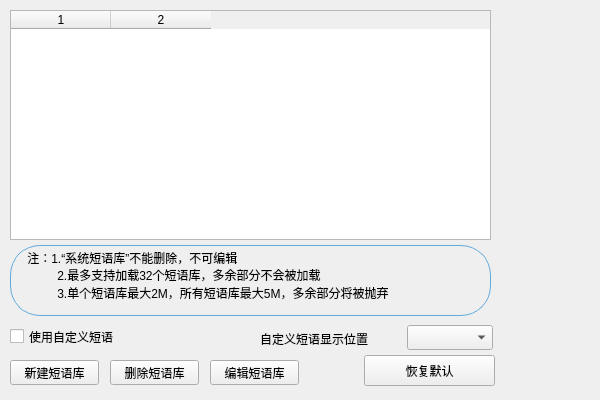
<?xml version="1.0" encoding="UTF-8"?>
<ui version="4.0">
 <class>Phrase</class>
 <widget class="QWidget" name="Phrase">
  <property name="geometry">
   <rect>
    <x>0</x>
    <y>0</y>
    <width>600</width>
    <height>400</height>
   </rect>
  </property>
  <property name="minimumSize">
   <size>
    <width>600</width>
    <height>400</height>
   </size>
  </property>
  <property name="maximumSize">
   <size>
    <width>600</width>
    <height>400</height>
   </size>
  </property>
  <property name="windowTitle">
   <string>Form</string>
  </property>
  <widget class="QTableWidget" name="tableWidget">
   <property name="geometry">
    <rect>
     <x>10</x>
     <y>10</y>
     <width>481</width>
     <height>230</height>
    </rect>
   </property>
   <property name="columnCount">
    <number>2</number>
   </property>
   <column/>
   <column/>
  </widget>
  <widget class="QPushButton" name="push_button_add">
   <property name="geometry">
    <rect>
     <x>10</x>
     <y>360</y>
     <width>89</width>
     <height>25</height>
    </rect>
   </property>
   <property name="text">
    <string>新建短语库</string>
   </property>
  </widget>
  <widget class="QPushButton" name="push_button_delete">
   <property name="geometry">
    <rect>
     <x>110</x>
     <y>360</y>
     <width>89</width>
     <height>25</height>
    </rect>
   </property>
   <property name="text">
    <string>删除短语库</string>
   </property>
  </widget>
  <widget class="QPushButton" name="push_button_edit_view">
   <property name="geometry">
    <rect>
     <x>210</x>
     <y>360</y>
     <width>89</width>
     <height>25</height>
    </rect>
   </property>
   <property name="text">
    <string>编辑短语库</string>
   </property>
  </widget>
  <widget class="QPushButton" name="push_button_restore">
   <property name="geometry">
    <rect>
     <x>364</x>
     <y>355</y>
     <width>131</width>
     <height>31</height>
    </rect>
   </property>
   <property name="text">
    <string>恢复默认</string>
   </property>
  </widget>
  <widget class="QComboBox" name="custom_pharase_display_pos_comboBox">
   <property name="geometry">
    <rect>
     <x>407</x>
     <y>325</y>
     <width>86</width>
     <height>25</height>
    </rect>
   </property>
   <property name="editable">
    <bool>false</bool>
   </property>
   <property name="currentText">
    <string/>
   </property>
   <property name="currentIndex">
    <number>-1</number>
   </property>
   <property name="maxCount">
    <number>9</number>
   </property>
   <property name="modelColumn">
    <number>0</number>
   </property>
  </widget>
  <widget class="QLabel" name="custom_phrase_display_pos_label">
   <property name="geometry">
    <rect>
     <x>260</x>
     <y>330</y>
     <width>141</width>
     <height>17</height>
    </rect>
   </property>
   <property name="text">
    <string>自定义短语显示位置</string>
   </property>
  </widget>
  <widget class="QCheckBox" name="use_custom_phrase_checkBox">
   <property name="geometry">
    <rect>
     <x>10</x>
     <y>325</y>
     <width>131</width>
     <height>23</height>
    </rect>
   </property>
   <property name="text">
    <string>使用自定义短语</string>
   </property>
  </widget>
  <widget class="QLabel" name="label_tips">
   <property name="geometry">
    <rect>
     <x>10</x>
     <y>245</y>
     <width>481</width>
     <height>71</height>
    </rect>
   </property>
   <property name="styleSheet">
    <string notr="true">border: 1px solid rgb(97, 170, 220);
 border-radius: 30px;</string>
   </property>
   <property name="text">
    <string>&lt;html&gt;&lt;head/&gt;&lt;body&gt;&lt;p style='line-height:30%'&gt;&amp;nbsp;&amp;nbsp;&amp;nbsp;&amp;nbsp;注：1.“系统短语库”不能删除，不可编辑&lt;/p&gt;&lt;p style='line-height:30%'&gt;&amp;nbsp;&amp;nbsp;&amp;nbsp;&amp;nbsp;&amp;nbsp;&amp;nbsp;&amp;nbsp;&amp;nbsp;&amp;nbsp;&amp;nbsp;&amp;nbsp;&amp;nbsp;&amp;nbsp;2.最多支持加载32个短语库，多余部分不会被加载&lt;/p&gt;&lt;p style='line-height:30%'&gt;&amp;nbsp;&amp;nbsp;&amp;nbsp;&amp;nbsp;&amp;nbsp;&amp;nbsp;&amp;nbsp;&amp;nbsp;&amp;nbsp;&amp;nbsp;&amp;nbsp;&amp;nbsp; 3.单个短语库最大2M，所有短语库最大5M，多余部分将被抛弃&lt;/p&gt;&lt;/body&gt;&lt;/html&gt;</string>
   </property>
   <property name="alignment">
    <set>Qt::AlignLeading|Qt::AlignLeft|Qt::AlignTop</set>
   </property>
  </widget>
 </widget>
 <resources/>
 <connections/>
</ui>
